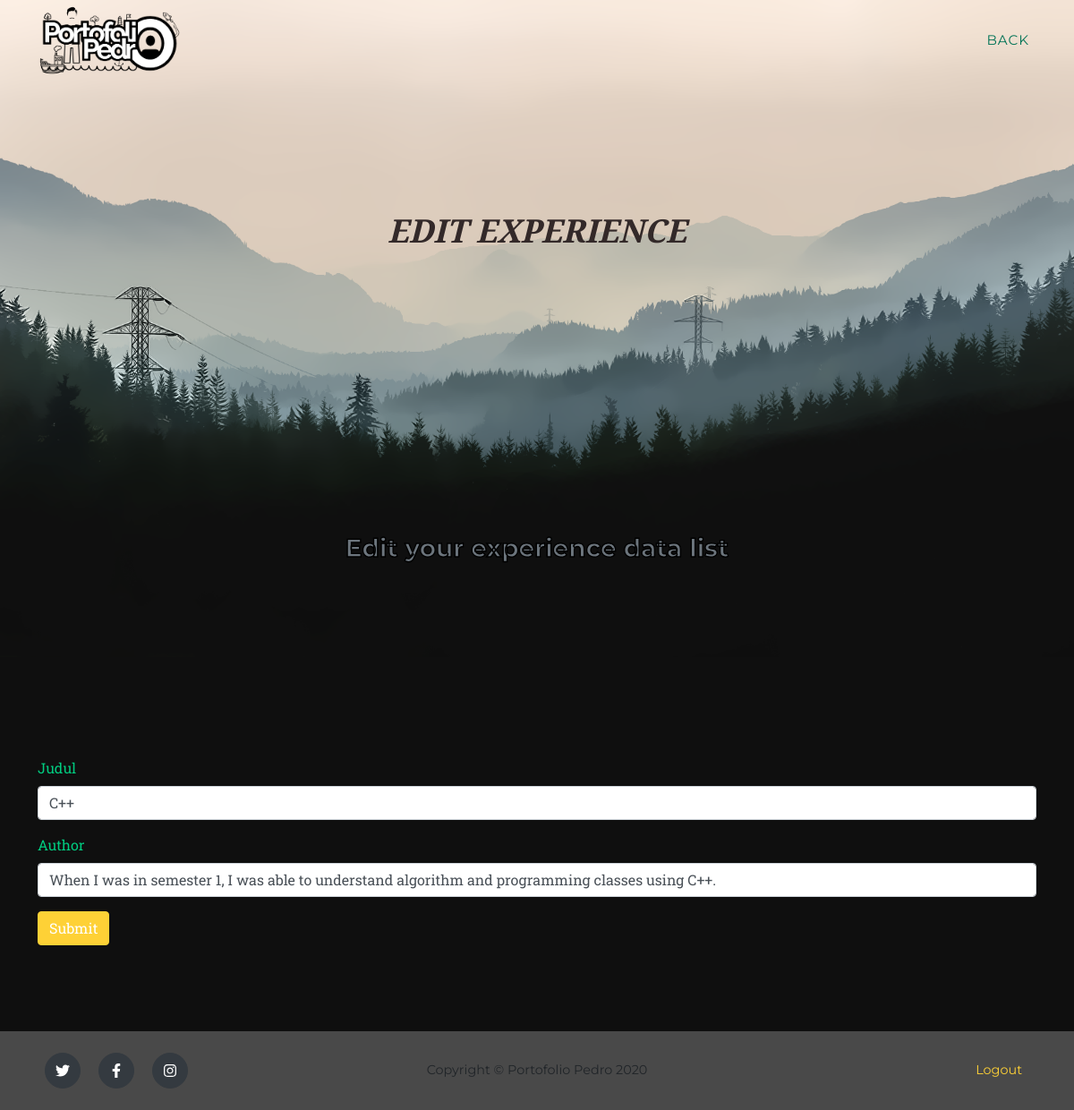
The page /editexp.php on the database its author committed.
### tables this page shows
CREATE TABLE `exp` (
  `id` int(3) NOT NULL,
  `judul` varchar(20) NOT NULL,
  `isi` varchar(1000) NOT NULL
);

### editexp.php (the view, shortened to what this page needs)
<!DOCTYPE html>
<html lang="en">
    <head>
        <link href="css/styles.css" rel="stylesheet" />
    </head>
    <body id="page-top">
<?php
    include_once 'koneksi.php';
    ?>
    <body id="page-top">
        <nav class="navbar navbar-expand-lg navbar-dark fixed-top" id="mainNav">
            <div class="container">
                <a class="navbar-brand js-scroll-trigger" href="index.php"><img src="assets/img/navbar-logo.png" alt="" /></a>
                <div class="collapse navbar-collapse" id="navbarResponsive">
                    <ul class="navbar-nav text-uppercase ml-auto">
                        <li class="nav-item"><a class="nav-link js-scroll-trigger" href="admexp.php">Back</a></li>
                    </ul>
                </div>
            </div>
        </nav>
        <header class="masthead">
                <div class="text-center">
                    <h2 class="masthead-subheading text-uppercase">Edit Experience</h2>
                    <h3 class="section-subheading text-muted">Edit your experience data list</h3>
                </div>
        </header>
    <section class="page-section">
    <?php
    $id = $_GET['id'];
    $data = mysqli_query($conn,"SELECT * FROM exp WHERE id='$id'");
    while($d = mysqli_fetch_array($data)){
        ?>
        <div class="container">
        <form id="myform" method="post" action="prosesexp.php">
                <div class="form-group">
                    <label>Judul</label>
                     <input type="text" class="form-control" name="judul" value="<?php echo $d['judul']; ?>">
                 </div>
                 <div class="form-group">
                    <label>Author</label>
                     <input type="text" class="form-control" name="isi" value="<?php echo $d['isi']; ?>">
                 </div>
                    <input type="submit" class="btn btn-primary">
        </form>
    </div>
        <?php
    }
    ?>
    </section>
<footer class="footer py-4">
            <div class="container">
                <div class="row align-items-center">
                    <div class="col-lg-4 text-lg-left">
                        <a class="btn btn-dark btn-social mx-2" href="#!"><i class="fab fa-twitter"></i></a>
                        <a class="btn btn-dark btn-social mx-2" href="https://www.facebook.com/fedroandika.putra"><i class="fab fa-facebook-f"></i></a>
                        <a class="btn btn-dark btn-social mx-2" href="https://www.instagram.com/rodr.x6/"><i class="fab fa-instagram"></i></a>
                    </div>
                    <div class="col-lg-4 my-3 my-lg-0">
                        Copyright © Portofolio Pedro 2020
                    </div>
                    <div class="col-lg-4 text-lg-right">
                        <a class="mr-3" href="index.php">Logout</a>
                    </div>
                </div>
            </div>
        </footer>
    </body>
</html>

### rows shown on the page
exp: judul "C++", isi "When I was in semester 1, I was able to understand algorithm and programming classes using C++."
